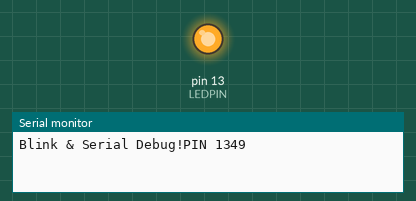
Simulated run of this sketch. Board: Arduino Uno, built with avr-gcc and run on an emulated ATmega328P. Shown: output pins drawn as LEDs (lit = HIGH), the last lines printed to the serial monitor.

Above: at 0.5 s.
At 5.0 s:
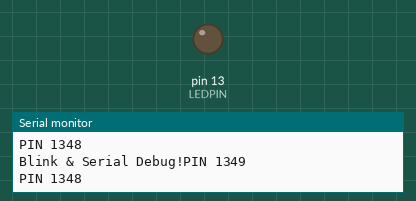
Timing chart, 0 to 6.9 s (numbered marks = the images above):
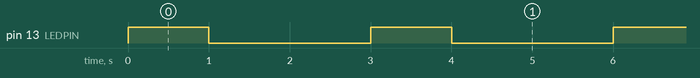

The sketch:

001_blinkLed.ino
```cpp
#define LEDPIN 13

void setup() {
    Serial.begin(9600);
    pinMode(LEDPIN, OUTPUT);
}

void loop() {
    Serial.print("Blink & Serial Debug!");
    digitalWrite(LEDPIN, HIGH);
    Serial.print("PIN ");
    Serial.print(LEDPIN, DEC);
    Serial.println('1', DEC);
    delay(1000);
    digitalWrite(LEDPIN, LOW); // LED off
    Serial.print("PIN ");
    Serial.print(LEDPIN, DEC);
    Serial.println('0', DEC);
    delay(2000);
}
```

Measured:
- by itself, pin 13 (LEDPIN): alternates HIGH for 1.0 s and LOW for 2.0 s
